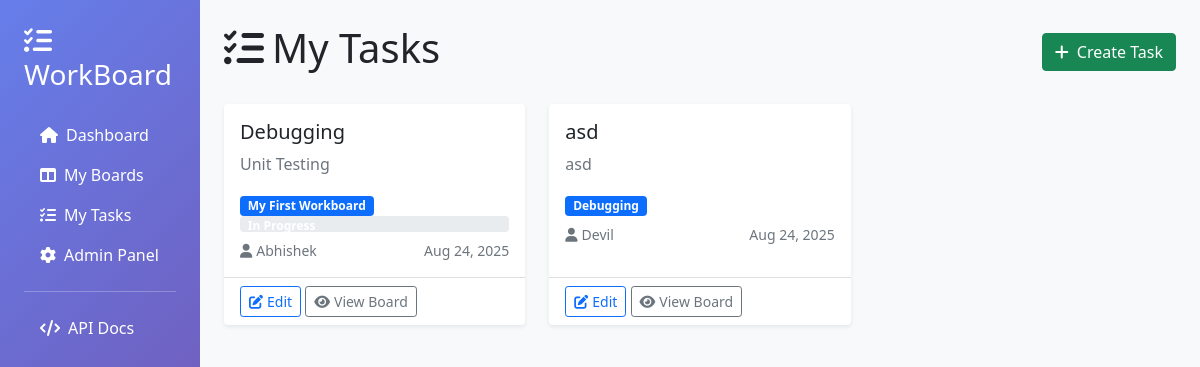
The page /tasks/ (signed in) on the database its author committed.
### boards/models.py (models this page shows, shortened)
class Task(models.Model):
    STATUS_CHOICES = [
        ('To-Do', 'To-Do'),
        ('In Progress', 'In Progress'),
        ('Completed', 'Completed'),
    ]
    board = models.ForeignKey(
        Board,
        on_delete=models.CASCADE,
        related_name='tasks'
    )
    title = models.CharField(max_length=255)
    description = models.TextField(blank=True)
    status = models.CharField(
        max_length=20,
        choices=STATUS_CHOICES,
        default='To-Do'
    )
    assignee = models.ForeignKey(
        CustomUser,
        on_delete=models.SET_NULL,
        null=True,
        blank=True,
        related_name='assigned_tasks'
    )
    created_by = models.ForeignKey(
        CustomUser,
        on_delete=models.CASCADE,
        related_name='created_tasks'
    )
    created_at = models.DateTimeField(auto_now_add=True)
    updated_at = models.DateTimeField(auto_now=True)
    class Meta:
        ordering = ['-created_at']

class Board(models.Model):
    name = models.CharField(max_length=255)
    description = models.TextField(blank=True)
    owner = models.ForeignKey(
        CustomUser,
        on_delete=models.CASCADE,
        related_name='boards'
    )
    created_at = models.DateTimeField(auto_now_add=True)
    updated_at = models.DateTimeField(auto_now=True)
    class Meta:
        ordering = ['-created_at']

class CustomUser(AbstractUser):
    email = models.EmailField(_('email address'), unique=True)
    groups = models.ManyToManyField(
        'auth.Group',
        verbose_name='groups',
        blank=True,
        help_text='The groups this user belongs to.',
        related_name='customuser_set',  # Changed from default
        related_query_name='user',
    )
    user_permissions = models.ManyToManyField(
        'auth.Permission',
        verbose_name='user permissions',
        blank=True,
        help_text='Specific permissions for this user.',
        related_name='customuser_set',  # Changed from default
        related_query_name='user',
    )
    class Meta:
        verbose_name = _('user')
        verbose_name_plural = _('users')

### boards/views_web.py (the view)
# urls.py: path('tasks/', views_web.tasks_list, name='tasks_list'),
@login_required
def tasks_list(request):
    user = request.user
    tasks = Task.objects.filter(
        Q(board__owner=user) | Q(assignee=user)
    ).order_by('-created_at')
    context = {
        'tasks': tasks,
    }
    return render(request, 'tasks_list.html', context)

### templates/tasks_list.html (shortened to what this page needs)
{% extends 'base.html' %}
{% block content %}
<div class="row">
    <div class="col-12 d-flex justify-content-between align-items-center mb-4">
        <h1><i class="fas fa-list-check me-2"></i>My Tasks</h1>
        <a href="{% url 'task_create' %}" class="btn btn-success">
            <i class="fas fa-plus me-2"></i>Create Task
        </a>
    </div>
</div>
<div class="row">
    {% if tasks %}
        {% for task in tasks %}
        <div class="col-md-6 col-lg-4 mb-4">
            <div class="card h-100">
                <div class="card-body">
                    <h5 class="card-title">{{ task.title }}</h5>
                    <p class="card-text text-muted">{{ task.description|truncatewords:15 }}</p>
                    <div class="mb-2">
                        <span class="badge bg-primary">{{ task.board.name }}</span>
                        <span class="badge bg-{{ task.status|lower }}">{{ task.status }}</span>
                    </div>
                    <div class="d-flex justify-content-between align-items-center">
                        <small class="text-muted">
                            {% if task.assignee %}
                                <i class="fas fa-user me-1"></i>{{ task.assignee.username }}
                            {% else %}
                                <i class="fas fa-user me-1"></i>Unassigned
                            {% endif %}
                        </small>
                        <small class="text-muted">
                            {{ task.created_at|date:"M d, Y" }}
                        </small>
                    </div>
                </div>
                <div class="card-footer bg-transparent">
                    <a href="{% url 'task_edit' task.id %}" class="btn btn-outline-primary btn-sm">
                        <i class="fas fa-edit me-1"></i>Edit
                    </a>
                    <a href="{% url 'board_detail' task.board.id %}" class="btn btn-outline-secondary btn-sm">
                        <i class="fas fa-eye me-1"></i>View Board
                    </a>
                </div>
            </div>
        </div>
        {% endfor %}
    {% endif %}
</div>
{% endblock %}

### templates/base.html (shortened to what this page needs)
<!DOCTYPE html>
<html lang="en">
<head>
    <link href="https://cdn.jsdelivr.net/npm/bootstrap@5.1.3/dist/css/bootstrap.min.css" rel="stylesheet">
    <link href="https://cdnjs.cloudflare.com/ajax/libs/font-awesome/6.0.0/css/all.min.css" rel="stylesheet">
</head>
<body>
    <div class="container-fluid">
        <div class="row">
            <div class="col-md-3 col-lg-2 sidebar text-white p-4">
                <h3 class="mb-4">
                    <i class="fas fa-tasks me-2"></i>
                    WorkBoard
                </h3>
                <nav class="nav flex-column">
                    <a class="nav-link text-white" href="{% url 'dashboard' %}">
                        <i class="fas fa-home me-2"></i>Dashboard
                    </a>
                    <a class="nav-link text-white" href="{% url 'boards_list' %}">
                        <i class="fas fa-columns me-2"></i>My Boards
                    </a>
                    <a class="nav-link text-white" href="{% url 'tasks_list' %}">
                        <i class="fas fa-list-check me-2"></i>My Tasks
                    </a>
                    <a class="nav-link text-white" href="{% url 'admin:index' %}">
                        <i class="fas fa-cog me-2"></i>Admin Panel
                    </a>
                    <hr class="text-white">
                    <a class="nav-link text-white" href="/api/">
                        <i class="fas fa-code me-2"></i>API Docs
                    </a>
                </nav>
            </div>
            <div class="col-md-9 col-lg-10 main-content p-4">
                {% block content %}{% endblock %}
            </div>
        </div>
    </div>
</body>
</html>

### templates/base.html (style rules this page uses)
.sidebar { min-height: 100vh; background: linear-gradient(135deg, #667eea 0%, #764ba2 100%); }
.main-content { background-color: #f8f9fa; }
.card { border: none; box-shadow: 0 0.125rem 0.25rem rgba(0, 0, 0, 0.075); transition: transform 0.2s; }

### rows shown on the page
Task: title "Debugging", description "Unit Testing", board.name "My First Workboard", status "In Progress", assignee.username "Abhishek", created_at "Aug 24, 2025"
Task: title "asd", description "asd", board.name "Debugging", assignee.username "Devil", created_at "Aug 24, 2025"
